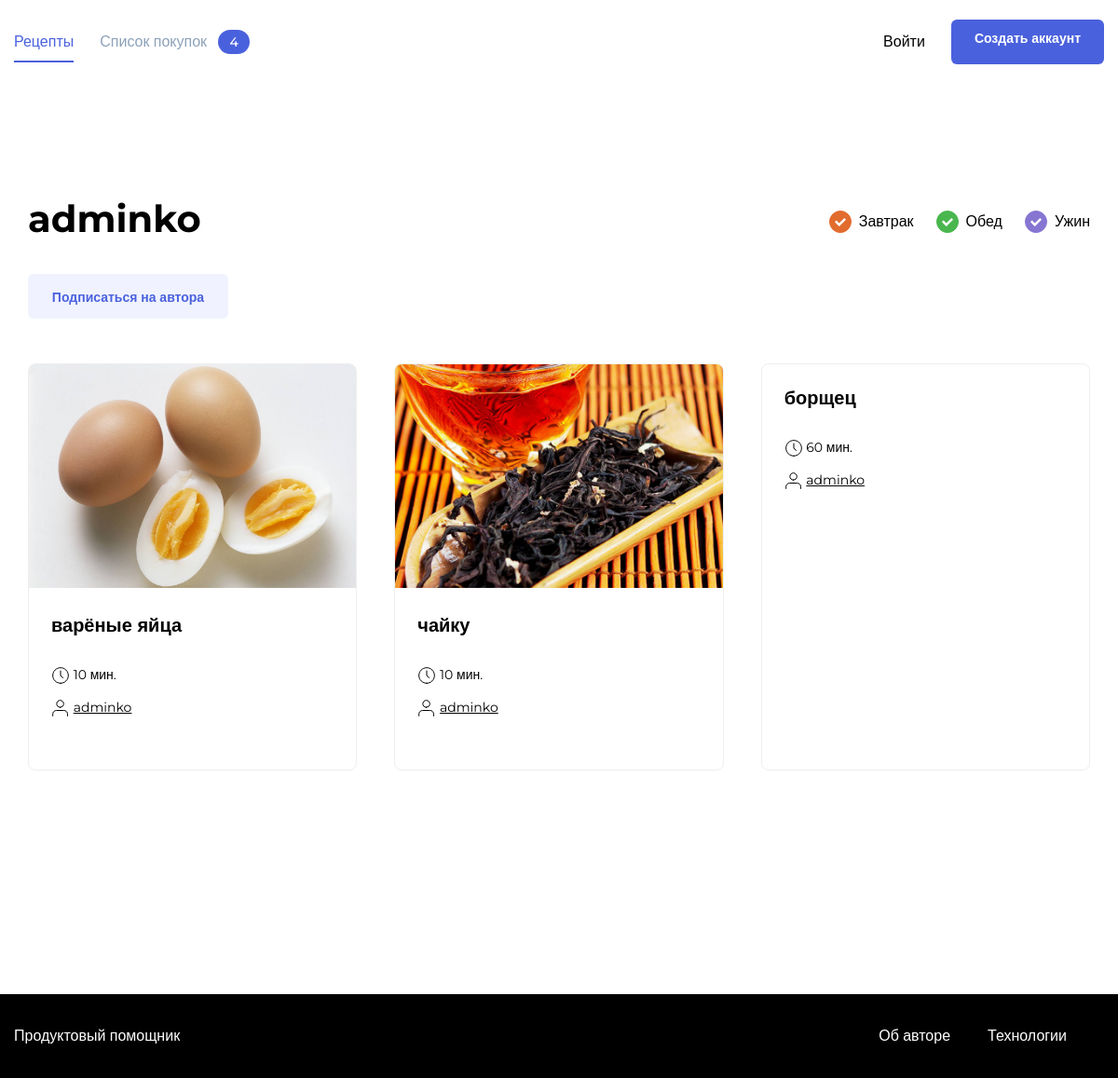
The page /adminko/ on the database as committed earlier.
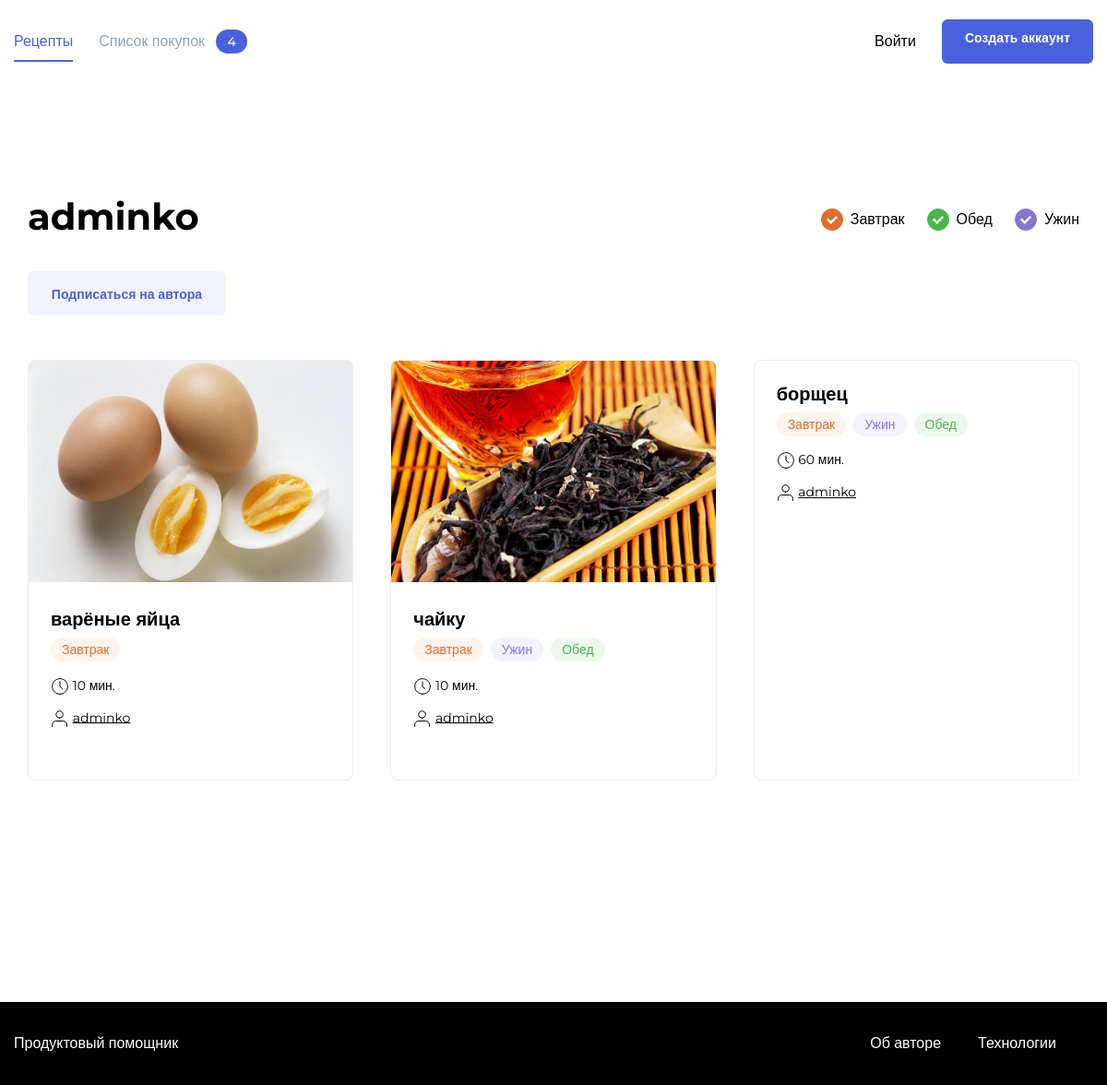
The same page on the database as committed later.
### prod_h/models.py (models this page shows, shortened)
class Recipe(models.Model):
    author = models.ForeignKey(
        User,
        on_delete=models.CASCADE,
        related_name='recipes',
        verbose_name='автор рецепта',
    )
    name = models.CharField(
        max_length=100,
        verbose_name='Название рецепта',
        help_text='Максимальная длинна 100 символов',)
    image = models.ImageField(upload_to='prod_h/', blank=True, null=True)
    text = models.TextField(
        blank=True,
        verbose_name='Описание',
        help_text='Описание рецепта',)
    ingredients = models.ManyToManyField(
        ListOfIngridients,
        through='Amount',
        through_fields=('recipe', 'ingredient'),
        verbose_name='Игредиенты',
        help_text='Игредиенты',)
    tags = models.ManyToManyField(Teg, )
    time = models.IntegerField(verbose_name='Вермя приготовления')
    pub_date = models.DateTimeField("date published", auto_now_add=True)
    slug = models.SlugField(
        max_length=500,
        unique=True,
        blank=True,
    )
    class Meta:
        ordering = ["-pub_date"]

class Teg(models.Model):
    name = models.CharField(max_length=20)
    slug = models.SlugField(unique=True)

### prod_h/views.py (the view)
# urls.py: path('<str:username>/', views.authors_recipes, name='authors-recipes'),
def authors_recipes(request, username):
    author = get_object_or_404(User, username=username)
    user_recipe = author.recipes.all()
    paginator = Paginator(user_recipe, 6)
    page_number = request.GET.get('page')
    page = paginator.get_page(page_number)
    context = {
        'page': page,
        'paginator': paginator,
        'author': author,}
    return render(request, "authorRecipe.html", context=context)

### templates/authorRecipe.html (shortened to what this page needs)
{% extends "base.html" %}
{% load static %}
{% block static_css %}<link rel="stylesheet" href="{% static 'pages/index.css' %}">{% endblock %}
{%block content%}
    <main class="main container">
        <div class="main__header">
            <h1 class="main__title">{{author }}</h1>
            <ul class="tags">
                <li class="tags__item">
                    <a id="breakfast" class="tags__checkbox tags__checkbox_style_orange tags__checkbox_active" href="#"></a>
                    <span class="tags__label">Завтрак</span>
                </li>
                <li class="tags__item">
                    <a id="lunch" class="tags__checkbox tags__checkbox_style_green tags__checkbox_active" href="#"></a>
                    <span for="lunch" class="tags__label">Обед</span>
                </li>
                <li class="tags__item">
                    <a id="dinner" class="tags__checkbox tags__checkbox_style_purple tags__checkbox_active" href="#"></a>
                    <label for="dinner" class="tags__label">Ужин</label>
                </li>
            </ul>
        </div>
        <div class="author-subscribe" data-author="323">
            <p style="padding: 0 0 2em 0;"><button class="button button_style_light-blue button_size_subscribe" name="subscribe" data-out>Подписаться на автора</button></p>
        </div>
        <div class="card-list">
            {% for post in page %}
            {% include "includes/post_item.html" with post=post %}
            {% endfor %}
        </div>
    </main>
{%endblock%}

### templates/base.html (shortened to what this page needs)
<!doctype html>
<html>
<head>
    {% block static_css %}
    {% endblock %}
</head>
<body class="body">
  <header class="header">
      {% include 'includes/nav.html' %}
  </header>
  <main class="main container">
          <div class="main__header">
              {% block content %}{% endblock %}
          </div>
  </main>
{% include 'includes/footer.html' %}
</body>
</html>

### templates/includes/nav.html
<!DOCTYPE html>
<nav class="nav">
        <div class="nav__container container">
            <ul class="nav__items list">
                  <li class="nav__item nav__item_active"><a href="{% url 'index' %}" class="nav__link link">Рецепты</a></li>
                  {% if user.is_authenticated %}
                  <li class="nav__item"><a href="#" class="nav__link link">Мои подписки</a></li>
                  <li class="nav__item"><a href="{% url 'new_recipe' %}" class="nav__link link">Создать рецепт</a></li>
                  <li class="nav__item"><a href="#" class="nav__link link">Избранное</a></li>
                  <li class="nav__item"><a href="#" class="nav__link link">Список покупок</a> <span class="badge badge_style_blue nav__badge" id="counter">4</span></li>
              </ul>
              <ul class="nav__items list">
                  <li class="nav__item"><a href="{% url 'password_change' %}" class="nav__link link">Изменить пароль</a></li>
                  <li class="nav__item"><a href="{% url 'logout' %}" class="nav__link link">Выход {{user.username }}</a></li>
              </ul>
          </div>
               {% else %}
                <li class="nav__item nav__item_disabled"><a href="#" class="nav__link link">Список покупок <span class="badge badge_style_blue nav__badge" id="counter">4</span></a></li>
            </ul>
            <ul class="nav__items list">
                <li class="nav__item"><a href="{% url 'login' %}" class="nav__link link">Войти</a></li>
                <li class="nav__item"><a href="{% url 'signup' %}" class="button button_style_blue">Создать аккаунт</a></li>
            </ul>
        </div>
               {%endif%}
    </nav>

### templates/includes/post_item.html (shortened to what this page needs)
<div class="card" data-id="120">
      {% load thumbnail %}
      {% thumbnail post.image "364x240" crop="center" upscale=True as img %}
        <a href="{% url 'recipe_detail' post.id %}" class="link" target="_blank"><img src="{{ img.url }}" alt="{{ post.name }}" class="card__image"></a>
      {% endthumbnail %}
        <div class="card__body">
            <a class="card__title link" href="{% url 'recipe_detail' post.id %}" target="_blank">{{post.name}}</a>
            <ul class="card__items">
                {%include "includes/tag.html"%}
            </ul>
            <div class="card__items card__items_column">
                <p class="card__text"><span class="icon-time"></span> {{post.time}} мин.</p>
                <p class="card__text"><span class="icon-user"></span> <a href="{%url 'authors-recipes' username=post.author.username %}" style="color: black">{{post.author.username}}</a></p>
            </div>
        </div>
        <div class="card__footer">
        </div>
    </div>

### templates/includes/tag.html
{% for tag in post.tags.all %}
    {% if tag.name == 'breakfast' %}
        <li class="card__item"><span class="badge badge_style_orange">Завтрак</span></li>
    {% elif tag.name == 'lunch' %}
        <li class="card__item"><span class="badge badge_style_green">Обед</span></li>
    {% elif tag.name == 'dinner' %}
        <li class="card__item"><span class="badge badge_style_purple">Ужин</span></li>
    {% endif %}
{% endfor %}

### templates/includes/footer.html
    <footer class="footer">
        <div class="footer__container container">
            <a href="#" class="footer__brand link">Продуктовый помощник</a>
            <ul class="footer__items">
                <li class="footer__item"><a href="/about-author/" class="footer__link link">Об авторе </a></li>
                <li class="footer__item"><a href="/about-tech/" class="footer__link link">Технологии</a></li>
            </ul>
        </div>
    </footer>

### static/pages/index.css (style rules this page uses)
* { box-sizing: border-box; }
html, body { min-height: 100%; }

### static/blocks/body/body.css (style rules this page uses)
.body { display: flex; flex-direction: column; }

### static/blocks/container/container.css (style rules this page uses)
.container { max-width: 1200px; padding: 0 15px; margin: 0 auto; width: 100%; }

### static/blocks/link/link.css (style rules this page uses)
.link { text-decoration: none; transition: opacity 0.2s; }

### static/blocks/tags/tags.css (style rules this page uses)
.tags { display: flex; height: 100%; flex-direction: row; list-style: none; padding: 0; }

### static/blocks/tags/__item/tags__item.css (style rules this page uses)
.tags__item { display: flex; align-items: center; margin-right: 24px; }
.tags__item:last-child { margin-right: 0; }

### static/blocks/tags/__label/tags__label.css (style rules this page uses)
.tags__label { font-family: 'Montserrat', sans-serif; font-style: normal; font-weight: 500; font-size: 16px; line-height: 20px; color: #000000; cursor: default; }

### static/blocks/tags/__checkbox/tags__checkbox.css (style rules this page uses)
.tags__checkbox { position: relative; width: 24px; height: 24px; border-radius: 50%; color: #ddd; border: 1px solid currentColor; -webkit-appearance: none; outline: none; margin-right: 8px; cursor: pointer; }

### static/blocks/tags/__checkbox/_style/tags__checkbox_style_green.css (style rules this page uses)
.tags__checkbox_style_green { color: #49B64E; }

### static/blocks/tags/__checkbox/_style/tags__checkbox_style_orange.css (style rules this page uses)
.tags__checkbox_style_orange { color: #E26C2D; }

### static/blocks/tags/__checkbox/_style/tags__checkbox_style_purple.css (style rules this page uses)
.tags__checkbox_style_purple { color: #8775D2; }

### static/blocks/tags/__checkbox/_active/tags__checkbox_active.css (style rules this page uses)
.tags__checkbox_active { background: currentColor; }
.tags__checkbox_active:before { content: ''; position: absolute; background: url("../../../../images/yes.svg"); width: 12px; height: 9px; top: 7px; left: 5px; }

### static/blocks/button/button.css (style rules this page uses)
.button { font-family: 'Montserrat', sans-serif; font-style: normal; font-weight: 600; font-size: 14px; background: none; border-radius: 6px; padding: 12px 24px; height: 48px; line-height: 1; text-decoration: none; border: 1px solid transparent; transition: background 0.2s; outline: none; user-select: none; cursor: pointer; width: max-content; }

### static/blocks/button/_style/button_style_blue.css (style rules this page uses)
.button_style_blue { background: #4A61DD; color: #FFFFFF; transition: background 0.2s; }

### static/blocks/button/_style/button_style_light-blue.css (style rules this page uses)
.button_style_light-blue { background: #F0F3FF; color: #4A61DD; }

### static/blocks/button/size/button_size_subscribe.css (style rules this page uses)
.button_size_subscribe { padding: 17px 18px; width: 215px; }

### static/blocks/header/header.css (style rules this page uses)
.header { display: flex; align-items: center; justify-content: center; }

### static/blocks/nav/nav.css (style rules this page uses)
.nav { height: 90px; width: 100%; }

### static/blocks/nav/__container/nav__container.css (style rules this page uses)
.nav__container { display: flex; justify-content: space-between; height: 100%; align-items: center; }

### static/blocks/nav/__items/nav__items.css (style rules this page uses)
.nav__items { display: flex; height: 100%; flex-direction: row; list-style: none; padding: 0; align-items: center; }

### static/blocks/nav/__item/nav__item.css (style rules this page uses)
.nav__item { display: flex; align-items: center; margin-right: 28px; height: 100%; color: #000000; position: relative; }
.nav__item:last-child { margin-right: 0; }

### static/blocks/nav/__item/_active/nav__item_active.css (style rules this page uses)
.nav__item_active { color: #4A61DD; }
.nav__item_active:after { content: ''; position: absolute; top: 50%; margin-top: 20px; left: 0; width: 100%; height: 2px; background: #4A61DD; }

### static/blocks/nav/__item/_disabled/nav__item_disabled.css (style rules this page uses)
.nav__item_disabled { color: #8DA1B8; cursor: context-menu; }

### static/blocks/nav/__link/nav__link.css (style rules this page uses)
.nav__link { font-style: normal; font-weight: 500; font-size: 16px; line-height: 20px; color: inherit; cursor: pointer; font-family: 'Montserrat', sans-serif; }

### static/blocks/nav/__badge/nav__badge.css (style rules this page uses)
.nav__badge { margin-left: 8px; }

### static/blocks/main/main.css (style rules this page uses)
.main { padding-top: 60px; padding-bottom: 80px; flex: 1 0 auto; min-height: calc(100vh - 180px); }

### static/blocks/main/__header/main__header.css (style rules this page uses)
.main__header { display: flex; justify-content: space-between; margin-bottom: 28px; }

### static/blocks/main/__title/main__title.css (style rules this page uses)
.main__title { font-family: 'Montserrat', sans-serif; font-style: normal; font-weight: bold; font-size: 40px; line-height: 49px; color: #000000; padding: 0; margin: 0; }

### static/blocks/card-list/card-list.css (style rules this page uses)
.card-list { display: grid; grid-template-columns: repeat(3, 1fr); grid-template-rows: auto; grid-gap: 40px; margin-bottom: 52px; }

### static/blocks/card/card.css (style rules this page uses)
.card { display: flex; flex-direction: column; max-width: 363px; border: 1px solid #EEEEEE; box-sizing: border-box; border-radius: 8px; overflow: hidden; }

### static/blocks/card/__image/card__image.css (style rules this page uses)
.card__image { height: 240px; width: 100%; object-fit: cover; }

### static/blocks/card/__item/card__item.css (style rules this page uses)
.card__item { margin-right: 8px; }

### static/blocks/card/__title/card__title.css (style rules this page uses)
.card__title { font-family: 'Montserrat', sans-serif; font-style: normal; font-weight: bold; font-size: 20px; line-height: 24px; color: #000000; margin: 0 0 12px; padding: 0; display: block; }

### static/blocks/card/__items/card__items.css (style rules this page uses)
.card__items { display: flex; flex-direction: row; list-style: none; padding: 0; margin: 0 0 20px; }
.card__items:last-child { margin-bottom: 0; }

### static/blocks/card/__items/_column/card__items_column.css (style rules this page uses)
.card__items_column { flex-direction: column; }

### static/blocks/card/__body/card__body.css (style rules this page uses)
.card__body { padding: 24px 24px 12px; flex: 1 0 auto; }

### static/blocks/card/__text/card__text.css (style rules this page uses)
.card__text { font-family: 'Montserrat', sans-serif; font-style: normal; font-weight: normal; font-size: 14px; line-height: 17px; color: #000000; margin: 0 0 15px; padding: 0; }
.card__text:last-child { margin-bottom: 0; }

### static/blocks/card/__footer/card__foter.css (style rules this page uses)
.card__footer { display: flex; justify-content: space-between; align-items: center; padding: 12px 24px 32px; flex: 0 0 auto; }

### static/blocks/footer/footer.css (style rules this page uses)
.footer { background: #000000; height: 90px; flex: 0 0 auto; }

### static/blocks/footer/__container/footer__container.css (style rules this page uses)
.footer__container { display: flex; justify-content: space-between; align-items: center; height: 100%; }

### static/blocks/footer/__link/footer__link.css (style rules this page uses)
.footer__link { font-family: 'Montserrat', sans-serif; font-style: normal; font-weight: 500; font-size: 16px; line-height: 20px; color: #FFFFFF; }

Rows that differ between the two databases and show on the page:
changed Recipe "варёные яйца": gains Teg (name "Завтрак")
changed Recipe "чайку": gains Teg (name "Завтрак"); gains Teg (name "Ужин"); gains Teg (name "Обед")
changed Recipe "борщец": gains Teg (name "Завтрак"); gains Teg (name "Ужин"); gains Teg (name "Обед")
